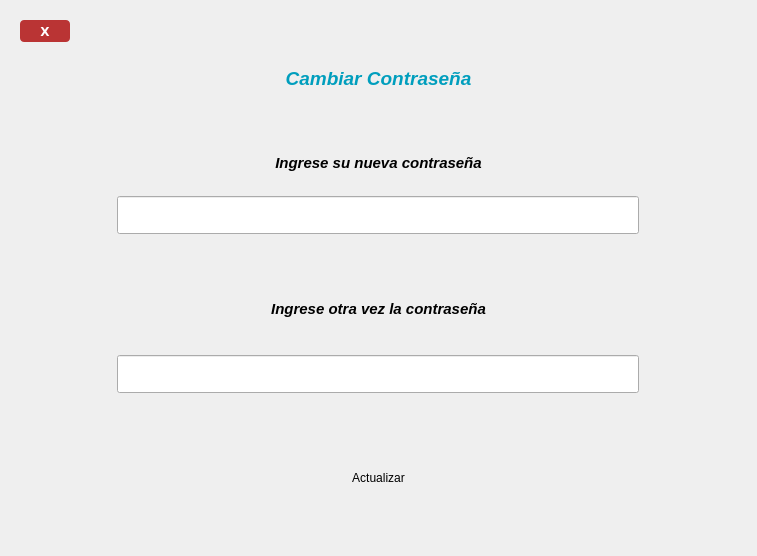
<?xml version="1.0" encoding="UTF-8"?>
<ui version="4.0">
 <class>Form</class>
 <widget class="QWidget" name="Form">
  <property name="geometry">
   <rect>
    <x>0</x>
    <y>0</y>
    <width>757</width>
    <height>556</height>
   </rect>
  </property>
  <property name="windowTitle">
   <string>Form</string>
  </property>
  <property name="styleSheet">
   <string notr="true">#exit{
max-width:50px;
max-height:150px;
background-color:rgb(186, 52, 52);
color:#fff;
border-radius:4px;
}

#exit:hover{
background-color:rgb(214, 71, 71)
}

QPushButton{
border:none;
}

QFrame{
border:none;
}

#enviar_codigo{
max-width:400%;
max-height:40%;
border-radius:6px;
background-color:#fff;
}

#enviar_codigo:hover{
background-color:#aaa;
}
</string>
  </property>
  <layout class="QVBoxLayout" name="verticalLayout">
   <item>
    <widget class="QFrame" name="frame">
     <property name="frameShape">
      <enum>QFrame::StyledPanel</enum>
     </property>
     <property name="frameShadow">
      <enum>QFrame::Raised</enum>
     </property>
     <layout class="QHBoxLayout" name="horizontalLayout">
      <item>
       <layout class="QVBoxLayout" name="verticalLayout_2" stretch="0,2,1,1,1,1,2,1,0,2,0">
        <item>
         <layout class="QHBoxLayout" name="horizontalLayout_6" stretch="1,9">
          <item>
           <widget class="QPushButton" name="exit">
            <property name="font">
             <font>
              <family>Verdana</family>
              <weight>75</weight>
              <bold>true</bold>
             </font>
            </property>
            <property name="whatsThis">
             <string>&lt;html&gt;&lt;head/&gt;&lt;body&gt;&lt;p&gt;&lt;span style=&quot; font-weight:600;&quot;&gt;X&lt;/span&gt;&lt;/p&gt;&lt;/body&gt;&lt;/html&gt;</string>
            </property>
            <property name="text">
             <string>X</string>
            </property>
           </widget>
          </item>
          <item>
           <spacer name="verticalSpacer_5">
            <property name="orientation">
             <enum>Qt::Vertical</enum>
            </property>
            <property name="sizeHint" stdset="0">
             <size>
              <width>108</width>
              <height>22</height>
             </size>
            </property>
           </spacer>
          </item>
         </layout>
        </item>
        <item>
         <widget class="QLabel" name="label_2">
          <property name="minimumSize">
           <size>
            <width>0</width>
            <height>53</height>
           </size>
          </property>
          <property name="styleSheet">
           <string notr="true">color:rgb(0, 158, 189);</string>
          </property>
          <property name="text">
           <string>&lt;html&gt;&lt;head/&gt;&lt;body&gt;&lt;p align=&quot;center&quot;&gt;&lt;span style=&quot; font-size:14pt; font-weight:600; font-style:italic;&quot;&gt;Cambiar Contraseña&lt;/span&gt;&lt;/p&gt;&lt;/body&gt;&lt;/html&gt;</string>
          </property>
         </widget>
        </item>
        <item>
         <spacer name="verticalSpacer">
          <property name="orientation">
           <enum>Qt::Vertical</enum>
          </property>
          <property name="sizeHint" stdset="0">
           <size>
            <width>282</width>
            <height>40</height>
           </size>
          </property>
         </spacer>
        </item>
        <item>
         <widget class="QFrame" name="frame_2">
          <property name="frameShape">
           <enum>QFrame::StyledPanel</enum>
          </property>
          <property name="frameShadow">
           <enum>QFrame::Raised</enum>
          </property>
          <layout class="QHBoxLayout" name="horizontalLayout_3">
           <item>
            <widget class="QLabel" name="label">
             <property name="font">
              <font>
               <pointsize>11</pointsize>
              </font>
             </property>
             <property name="text">
              <string>&lt;html&gt;&lt;head/&gt;&lt;body&gt;&lt;p&gt;&lt;span style=&quot; font-weight:600; font-style:italic;&quot;&gt;Ingrese su nueva contraseña&lt;/span&gt;&lt;/p&gt;&lt;/body&gt;&lt;/html&gt;</string>
             </property>
             <property name="alignment">
              <set>Qt::AlignCenter</set>
             </property>
            </widget>
           </item>
          </layout>
         </widget>
        </item>
        <item>
         <widget class="QFrame" name="frame_3">
          <property name="frameShape">
           <enum>QFrame::StyledPanel</enum>
          </property>
          <property name="frameShadow">
           <enum>QFrame::Raised</enum>
          </property>
          <layout class="QHBoxLayout" name="horizontalLayout_4">
           <item>
            <widget class="QLineEdit" name="nueva_contra_1">
             <property name="autoFillBackground">
              <bool>false</bool>
             </property>
             <property name="styleSheet">
              <string notr="true">max-width:500%;
padding:10px;</string>
             </property>
            </widget>
           </item>
          </layout>
         </widget>
        </item>
        <item>
         <spacer name="verticalSpacer_3">
          <property name="orientation">
           <enum>Qt::Vertical</enum>
          </property>
          <property name="sizeHint" stdset="0">
           <size>
            <width>20</width>
            <height>40</height>
           </size>
          </property>
         </spacer>
        </item>
        <item>
         <widget class="QLabel" name="label_3">
          <property name="font">
           <font>
            <pointsize>11</pointsize>
           </font>
          </property>
          <property name="text">
           <string>&lt;html&gt;&lt;head/&gt;&lt;body&gt;&lt;p&gt;&lt;span style=&quot; font-weight:600; font-style:italic;&quot;&gt;Ingrese otra vez la contraseña&lt;/span&gt;&lt;/p&gt;&lt;/body&gt;&lt;/html&gt;</string>
          </property>
          <property name="alignment">
           <set>Qt::AlignCenter</set>
          </property>
         </widget>
        </item>
        <item>
         <widget class="QFrame" name="frame_5">
          <property name="frameShape">
           <enum>QFrame::StyledPanel</enum>
          </property>
          <property name="frameShadow">
           <enum>QFrame::Raised</enum>
          </property>
          <layout class="QHBoxLayout" name="horizontalLayout_7">
           <item>
            <widget class="QLineEdit" name="nueva_contra_2">
             <property name="autoFillBackground">
              <bool>false</bool>
             </property>
             <property name="styleSheet">
              <string notr="true">max-width:500%;
padding:10px;</string>
             </property>
            </widget>
           </item>
          </layout>
         </widget>
        </item>
        <item>
         <spacer name="verticalSpacer_2">
          <property name="orientation">
           <enum>Qt::Vertical</enum>
          </property>
          <property name="sizeHint" stdset="0">
           <size>
            <width>282</width>
            <height>40</height>
           </size>
          </property>
         </spacer>
        </item>
        <item>
         <widget class="QFrame" name="frame_4">
          <property name="frameShape">
           <enum>QFrame::StyledPanel</enum>
          </property>
          <property name="frameShadow">
           <enum>QFrame::Raised</enum>
          </property>
          <layout class="QHBoxLayout" name="horizontalLayout_5">
           <item>
            <widget class="QPushButton" name="actualizar">
             <property name="styleSheet">
              <string notr="true"/>
             </property>
             <property name="text">
              <string>Actualizar</string>
             </property>
            </widget>
           </item>
          </layout>
         </widget>
        </item>
        <item>
         <spacer name="verticalSpacer_4">
          <property name="orientation">
           <enum>Qt::Vertical</enum>
          </property>
          <property name="sizeHint" stdset="0">
           <size>
            <width>282</width>
            <height>28</height>
           </size>
          </property>
         </spacer>
        </item>
       </layout>
      </item>
     </layout>
    </widget>
   </item>
  </layout>
 </widget>
 <resources/>
 <connections/>
</ui>
